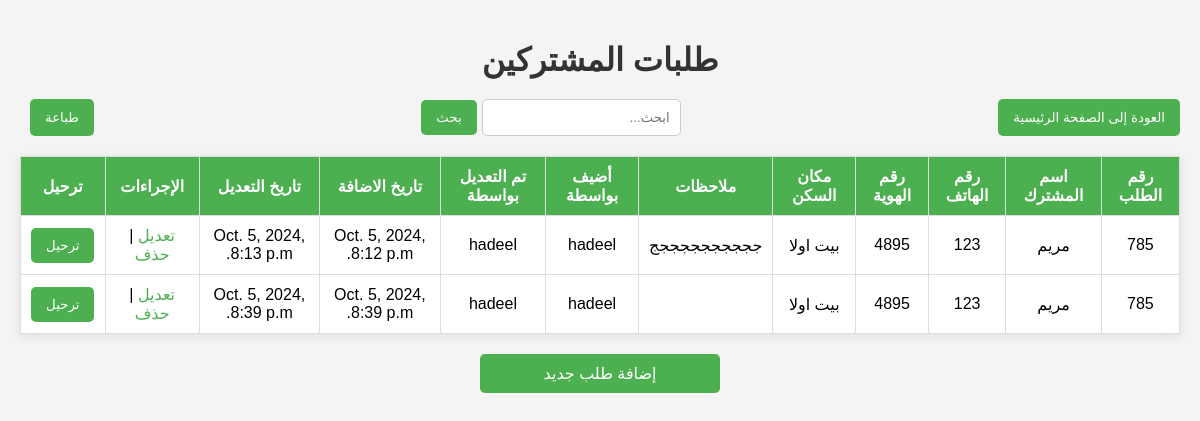
Before: /requests/ (signed in) with the older database file.
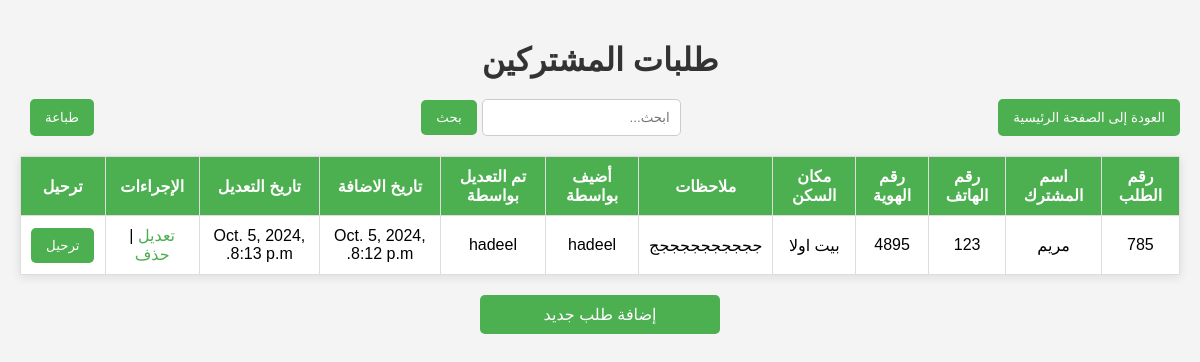
After: the same page with the newer database file.
### app/models.py (models this page shows, shortened)
class Request(models.Model):
    subscriber_name = models.CharField(max_length=100, verbose_name="اسم المشترك ")
    id_number = models.CharField(max_length=20, verbose_name="رقم الهوية")
    phone_number = models.CharField(max_length=15, verbose_name="رقم الهاتف ")
    request_number = models.CharField(max_length=20, verbose_name="رقم الطلب ")
    residence = models.CharField(max_length=200, verbose_name="مكان السكن ")
    notes = models.TextField(blank=True, null=True, verbose_name="ملاحظات")
    created_by = models.ForeignKey(User, on_delete=models.SET_NULL, null=True, related_name='subscriber_created_by', verbose_name="أضيف بواسطة")
    updated_by = models.ForeignKey(User, on_delete=models.SET_NULL, null=True, related_name='subscriber_updated_by', verbose_name="تم التعديل بواسطة")
    created_at = models.DateTimeField(auto_now_add=True, verbose_name="تاريخ الإضافة")
    updated_at = models.DateTimeField(auto_now=True)

### app/views.py (the view)
# urls.py: path('requests/', views.requests_list, name='requests_list'),
@login_required
def requests_list(request):
    query = request.GET.get('q')  # استلام المدخل من المستخدم
    if query:
        requests = Request.objects.filter(
            Q(subscriber_name__icontains=query) |  # البحث في الاسم
            Q(id_number__icontains=query) |  # البحث في رقم الهوية
            Q(phone_number__icontains=query) |  # البحث في رقم الهاتف
            Q(request_number__icontains=query) |  # البحث في المهنة
            Q(residence__icontains=query) |  #هن
            Q(notes__icontains=query)   #
        )
    else:
        requests = Request.objects.all()
    return render(request, 'requests.html', {'requests': requests})

### app/templates/requests.html (shortened to what this page needs)
<!DOCTYPE html>
<html lang="ar">
<head>
</head>
<body>
    <h1>طلبات المشتركين</h1>
    <div class="header-buttons">
        <button class="main-page-button" onclick="window.location.href='{% url 'MainPage' %}'">العودة إلى الصفحة الرئيسية</button>
        <form method="GET" action="">
            <input type="text" name="q" placeholder="ابحث...">
            <button type="submit">بحث</button>
        </form>
        <button onclick="window.print()">طباعة</button>
    </div>
    <table>
        <thead>
            <tr>
                <th>رقم الطلب</th>
                <th>اسم المشترك</th>
                <th>رقم الهاتف</th>
                <th>رقم الهوية</th>
                <th>مكان السكن</th>
                <th>ملاحظات</th>
                <th>أضيف بواسطة</th>
                <th>تم التعديل بواسطة</th>
                <th>تاريخ الاضافة</th>
                <th>تاريخ التعديل</th>
                <th>الإجراءات</th>
                <th>ترحيل</th>
            </tr>
        </thead>
        <tbody>
            {% for request in requests %}
            <tr>
                <td>{{ request.request_number }}</td>
                <td>{{ request.subscriber_name }}</td>
                <td>{{ request.phone_number }}</td>
                <td>{{ request.id_number }}</td>
                <td>{{ request.residence }}</td>
                <td>{{ request.notes }}</td>
                <td>{{ request.created_by }}</td>
                <td>{{ request.updated_by }}</td>
                <td>{{ request.created_at }}</td>
                <td>{{ request.updated_at }}</td>
                <td>
                    <a href="{% url 'request_update' request.id %}">تعديل</a> |
                    <a href="{% url 'request_delete' request.id %}">حذف</a>
                </td>
                <td>
                    <a href="{% url 'migrate_request' request.id %}">
                        <button>ترحيل</button>
                    </a>
                </td>
            </tr>
            {% endfor %}
        </tbody>
    </table>
    <a class="add-button" href="{% url 'create_request' %}">إضافة طلب جديد</a>
</body>
</html>

### app/templates/requests.html (style rules this page uses)
body { font-family: Arial, sans-serif; direction: rtl; background-color: #f4f4f4; margin: 0; padding: 20px; }
h1 { text-align: center; color: #333; margin-bottom: 20px; }
.header-buttons { display: flex; justify-content: space-between; margin-bottom: 20px; }
.header-buttons button, .header-buttons form { margin-left: 10px; }
form { display: flex; align-items: center; }
input[type="text"] { padding: 10px; border: 1px solid #ccc; border-radius: 5px; margin-left: 5px; }
button { padding: 10px 15px; background-color: #4CAF50; color: white; border: none; border-radius: 5px; cursor: pointer; }
table { width: 100%; border-collapse: collapse; margin-top: 20px; background-color: #fff; box-shadow: 0 2px 10px rgba(0, 0, 0, 0.1); }
th, td { padding: 10px; text-align: center; border: 1px solid #ddd; }
th { background-color: #4CAF50;; color: white; }
a { color: #4CAF50; text-decoration: none; }
.add-button { display: block; margin: 20px auto; padding: 10px 20px; background-color: #4CAF50; color: white; text-align: center; border-radius: 5px; width: 200px; }

Changed rows visible on the page:
removed Request: request_number "785", subscriber_name "مريم", phone_number "123", id_number "4895", residence "بيت اولا", created_by "hadeel", updated_by "hadeel", created_at "Oct. 5, 2024, 8:39 p.m.", updated_at "Oct. 5, 2024, 8:39 p.m."
